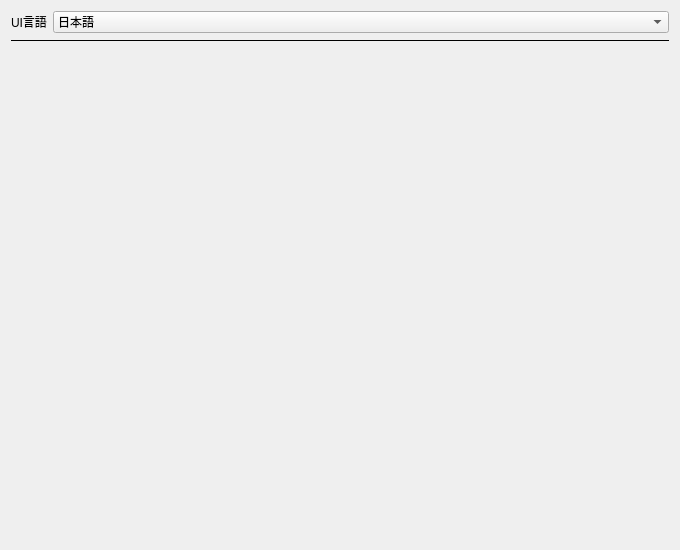
<?xml version="1.0" encoding="UTF-8"?>
<ui version="4.0">
 <class>SettingsGeneralPage</class>
 <widget class="QWidget" name="SettingsGeneralPage">
  <property name="geometry">
   <rect>
    <x>0</x>
    <y>0</y>
    <width>680</width>
    <height>550</height>
   </rect>
  </property>
  <layout class="QFormLayout" name="formGeneral">
   <item row="1" column="0" colspan="2"><widget class="QFrame" name="translationSeparator"><property name="frameShape"><enum>QFrame::HLine</enum></property></widget></item>
   <item row="2" column="0" colspan="2"><widget class="QWidget" name="selfTranslationContainer"><layout class="QVBoxLayout" name="layoutSelfTranslationContainer"><property name="leftMargin"><number>0</number></property><property name="topMargin"><number>0</number></property><property name="rightMargin"><number>0</number></property><property name="bottomMargin"><number>0</number></property></layout></widget></item>
   <item row="0" column="0">
    <widget class="QLabel" name="labelUiLanguage">
     <property name="text">
      <string>UI言語</string>
     </property>
    </widget>
   </item>
   <item row="0" column="1">
    <widget class="QComboBox" name="comboUiLanguage">
     <item>
      <property name="text">
       <string>日本語</string>
      </property>
     </item>
    </widget>
   </item>
  </layout>
 </widget>
 <resources/>
 <connections/>
</ui>
